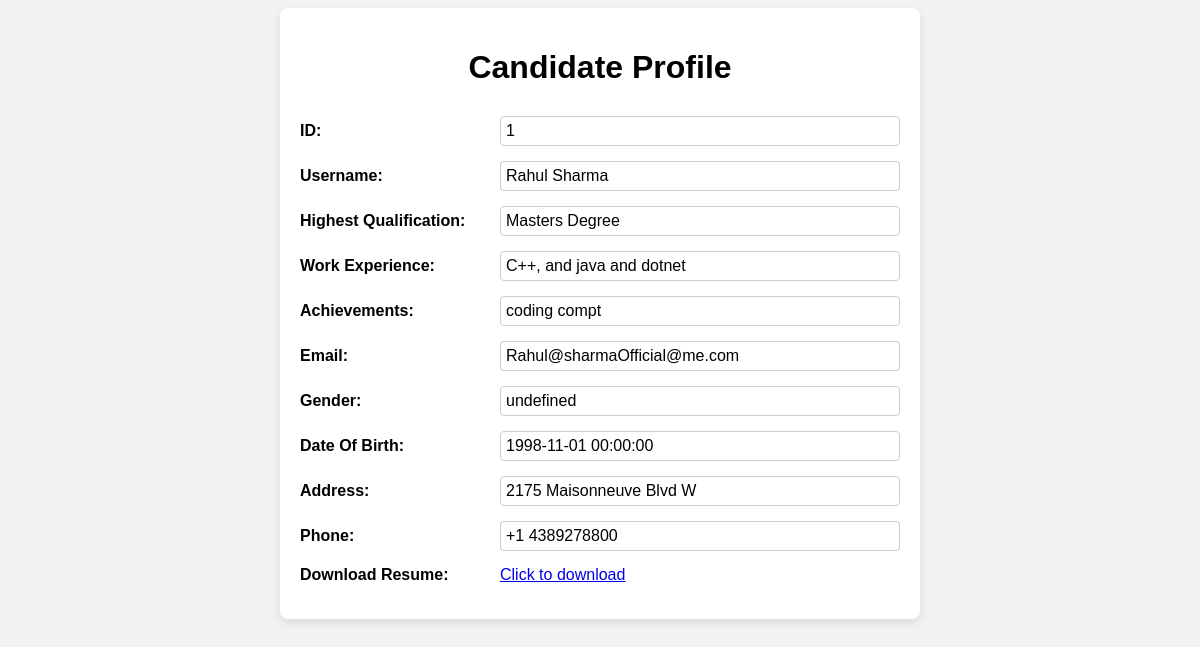
Before: /studentProfile?id=1 with the older database file.
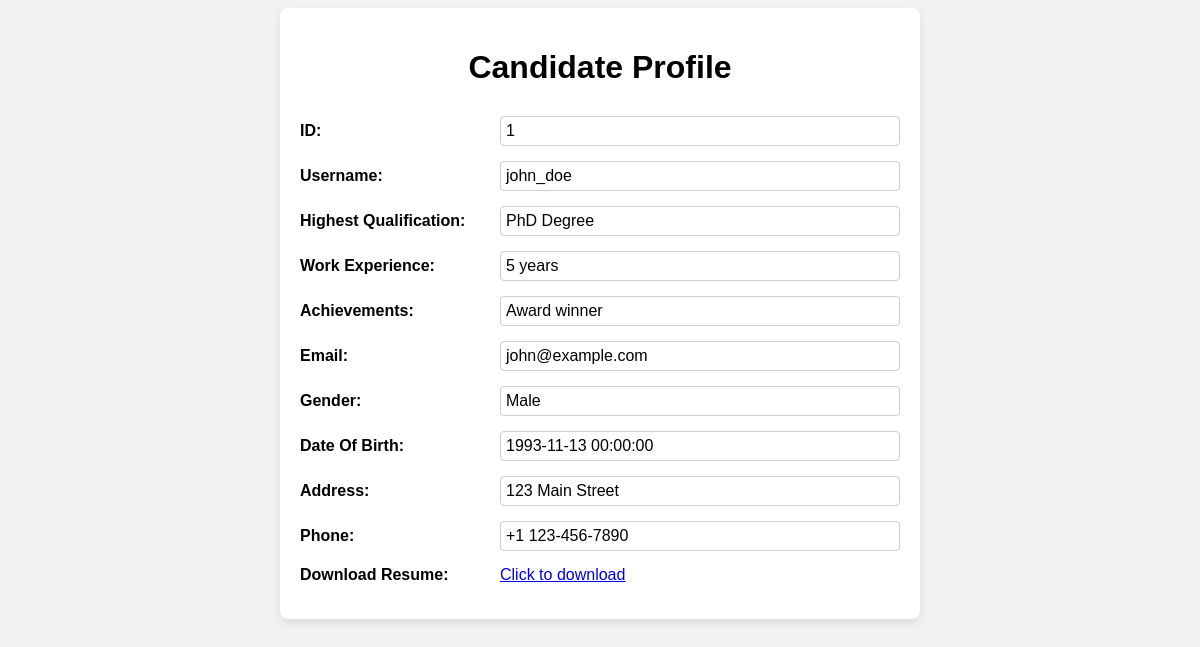
After: the same page with the newer database file.
### Models/Student.py (models this page shows, shortened)
class Student(db.Model):
    __tablename__ = 'student'
    id = db.Column(db.Integer, primary_key=True)
    username = db.Column(db.Integer, nullable=True)
    highestQualification = db.Column(db.Integer,nullable=True)
    work_experience = db.Column(db.Integer, nullable=True)
    achivements = db.Column(db.String(150), nullable=True)
    email = db.Column(db.String(15),nullable=True)
    gender = db.Column(db.String(10), nullable=True)
    age = db.Column(db.DateTime,nullable=True)
    address = db.Column(db.String(50), nullable=True)
    phone = db.Column(db.String(15), nullable=True)
    resume = db.Column(db.LargeBinary)
    status = db.Column(db.String(15), nullable=True)
    selectedJobs = db.relationship('JobPosting',secondary = 'stu_jobs')
    @classmethod
    def get_user_by_id(cls, id_):
        return cls.query.filter_by(id=id_).first()

### app.py (the view)
@app.route('/studentProfile')
def student_profile():
    studentId = request.args.get('id')
    student = Student.get_user_by_id(studentId)
    return render_template('studentProfile.html',student=student)

### templates/studentProfile.html (shortened to what this page needs)
<!DOCTYPE html>
<html lang="en">
<head>
</head>
<body>
    <div class="profile-container">
        <h1>Candidate Profile</h1>
        <div class="profile-field">
            <label>ID:</label>
            <span> {{ student.id }}</span>
        </div>
        <div class="profile-field">
            <label>Username:</label>
            <span> {{ student.username }}</span>
        </div>
        <div class="profile-field">
            <label>Highest Qualification:</label>
            <span> {{ student.highestQualification }} Degree</span>
        </div>
        <div class="profile-field">
            <label>Work Experience:</label>
            <span> {{ student.work_experience }}</span>
        </div>
        <div class="profile-field">
            <label>Achievements:</label>
            <span> {{ student.achivements }} </span>
        </div>
        <div class="profile-field">
            <label>Email:</label>
            <span> {{ student.email }}</span>
        </div>
        <div class="profile-field">
            <label>Gender:</label>
            <span> {{ student.gender }}</span>
        </div>
        <div class="profile-field">
            <label>Date Of Birth:</label>
            <span> {{ student.age }}</span>
        </div>
        <div class="profile-field">
            <label>Address:</label>
            <span> {{ student.address }}</span>
        </div>
        <div class="profile-field">
            <label>Phone:</label>
            <span>+1 {{ student.phone }}</span>
        </div>
        <div class="profile-field">
            <label>Download Resume:</label>
            <a href="{{ url_for('download_resume', id=student.id) }}"> Click to download </a>
        </div>
    </div>
</body>
</html>

Changed rows visible on the page:
changed Student id 1: username "Rahul Sharma" → "john_doe"; highestQualification "Masters" → "PhD"; work_experience "C++, and java and dotnet" → "5 years"; achivements "coding compt" → "Award winner"; email "Rahul@sharmaOfficial@me.com" → "john@example.com"; gender "undefined" → "Male"; age "1998-11-01 00:00:00" → "1993-11-13 00:00:00"; address "2175 Maisonneuve Blvd W" → "123 Main Street"; phone "4389278800" → "123-456-7890"
